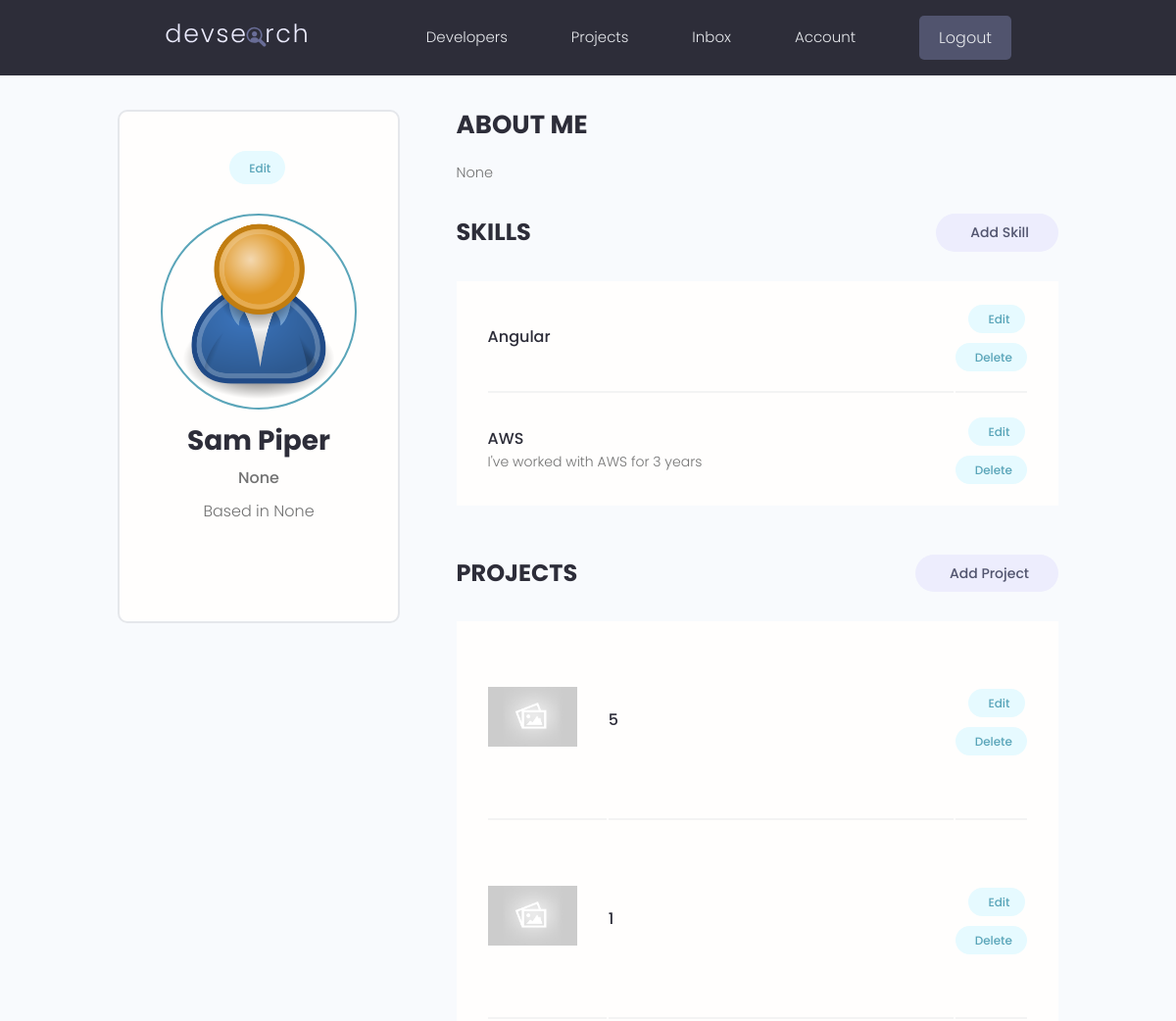
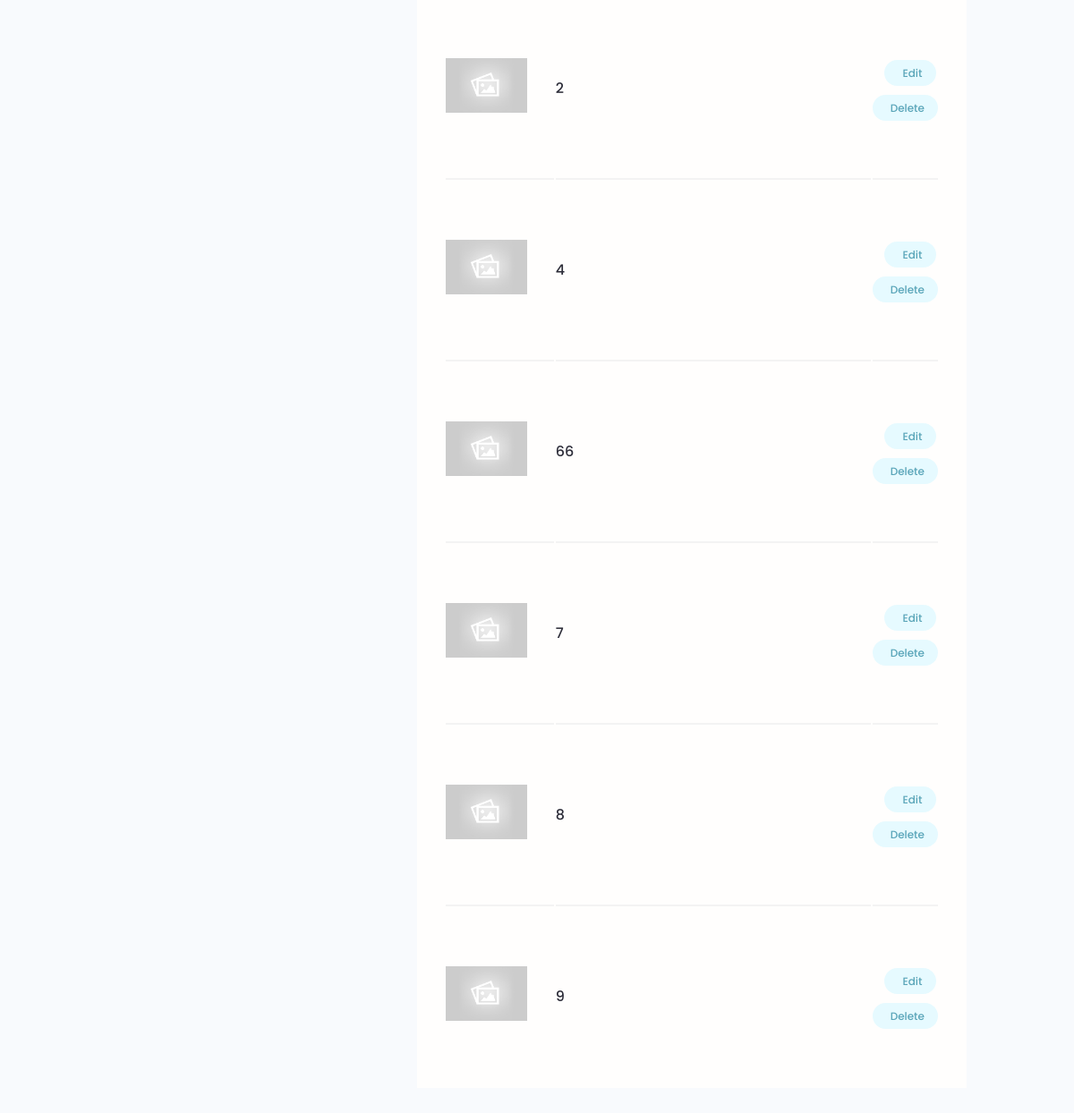
/account/ (signed in), run on the app's committed database (2 pictures, top to bottom).
### users/models.py (models this page shows, shortened)
class Profile(models.Model):
    user = models.OneToOneField(User, on_delete=models.CASCADE, null=True, blank=True)
    name = models.CharField(max_length=200, blank=True, null=True)
    email = models.EmailField(max_length=300, blank=True, null=True)
    username = models.CharField(max_length=200, blank=True, null=True)
    location = models.CharField(max_length=200, blank=True, null=True)
    short_intro = models.CharField(max_length=200, blank=True, null=True)
    bio = models.TextField(blank=True, null=True)
    profile_image = models.ImageField(null=True, blank=True, upload_to= 'profiles/', default='profiles/user-default.png')
    social_github = models.CharField(max_length=200, blank=True, null=True)
    social_twitter = models.CharField(max_length=200, blank=True, null=True)
    social_linkedin = models.CharField(max_length=200, blank=True, null=True)
    social_youtube = models.CharField(max_length=200, blank=True, null=True)
    social_website = models.CharField(max_length=200, blank=True, null=True)
    created = models.DateTimeField(auto_now_add=True)
    id = models.UUIDField(default=uuid.uuid4, unique=True, primary_key=True, editable=False)

class Skill(models.Model):
    owner = models.ForeignKey(Profile, on_delete=models.CASCADE, null=True, blank=True)
    name = models.CharField(max_length=200, blank=True, null=True)
    description = models.TextField(blank=True, null=True)
    created = models.DateTimeField(auto_now_add=True)
    id = models.UUIDField(default=uuid.uuid4, unique=True, primary_key=True, editable=False)

### projects/models.py (models this page shows, shortened)
class Project(models.Model):
    owner = models.ForeignKey(Profile, null=True, blank=True, on_delete=models.SET_NULL)
    title = models.CharField(max_length=200)
    description = models.TextField(null=True, blank=True) # null is for the DB and blank is for the
    featured_image = models.ImageField(null=True, blank=True, default="default.jpg")
    demo_link = models.CharField(max_length=2000, null=True, blank=True)
    source_link = models.CharField(max_length=2000, null=True, blank=True)
    tags = models.ManyToManyField('Tag', blank=True)
    vote_total = models.IntegerField(default=0, null=True, blank=True)
    vote_ratio = models.IntegerField(default=0, null=True, blank=True)
    created = models.DateTimeField(auto_now_add=True)
    id = models.UUIDField(default=uuid.uuid4, unique=True, primary_key=True, editable=False)
    class Meta:
        ordering = ['-vote_ratio', '-vote_total', 'title']

### users/views.py (the view)
# urls.py: path('account/', views.userAccount, name='account'),
@login_required(login_url="login")
def userAccount(request):
    profile = request.user.profile
    projects = profile.project_set.all()
    skills = profile.skill_set.all()
    context = {'profile': profile, 'skills': skills, 'projects': projects }
    return render(request, 'users/account.html', context)

### users/templates/users/account.html (shortened to what this page needs)
{% extends 'main.html' %}
{% block content %}
  <main class="settingsPage profile my-md">
    <div class="container">
      <div class="layout">
        <div class="column column--1of3">
          <div class="card text-center">
            <div class="card__body dev">
              <a class="tag tag--pill tag--main settings__btn" href="{% url 'edit-account' %}"> Edit</a>
              <img class="avatar avatar--xl dev__avatar" src="{{ profile.profile_image.url }}" />
              <h2 class="dev__name">{{ profile.name }}</h2>
              <p class="dev__title">{{ profile.short_intro }}</p>
              <p class="dev__location">Based in {{profile.location}}</p>
            </div>
          </div>
        </div>
        <div class="column column--2of3">
          <div class="devInfo">
            <h3 class="devInfo__title">About Me</h3>
            <p class="devInfo__about">{{ profile.bio }}</p>
          </div>
          <div class="settings">
            <h3 class="settings__title">Skills</h3>
            <a class="tag tag--pill tag--sub settings__btn tag--lg" href="{% url 'create-skill' %}"> Add Skill</a>
          </div>
          <table class="settings__table">
            {% for skill in skills %}
            <tr>
              <td class="settings__tableInfo">
                <h4>{{skill.name}}</h4>
                <p>{{skill.description}}</p>
              </td>
              <td class="settings__tableActions">
                <a class="tag tag--pill tag--main settings__btn" href="{% url 'update-skill' skill.id %}"> Edit</a>
                <a class="tag tag--pill tag--main settings__btn" href="{% url 'delete-skill' skill.id %}?next=/account">
                  Delete</a>
              </td>
            </tr>
            {% endfor %}
          </table>
          <div class="settings">
            <h3 class="settings__title">Projects</h3>
            <a class="tag tag--pill tag--sub settings__btn tag--lg" href="{% url 'create-project' %}"> Add Project</a>
          </div>
          <table class="settings__table">
            {% for project in projects %}
              <tr>
                <td class="settings__thumbnail">
                  <a href="{% url 'project' project.id %}"><img src="{{project.featured_image.url}}" alt="Project Thumbnail" /></a>
                </td>
                <td class="settings__tableInfo">
                  <a href="{% url 'project' project.id %}">{{ project.title }}</a>
                </td>
                <td class="settings__tableActions">
                  <a class="tag tag--pill tag--main settings__btn" href="{% url 'update-project' project.id %}"> Edit</a>
                  <a class="tag tag--pill tag--main settings__btn" href="{% url 'delete-project' project.id%}?next=/account">
                    Delete</a>
                </td>
              </tr>
            {% endfor %}
          </table>
        </div>
      </div>
    </div>
  </main>
  {% endblock %}

### static/styles/app.css (style rules this page uses)
:root { --color-sub: #2d2d39; }
.card { border: 2px solid var(--color-light); }
img { width: 100%; }
.profile .card > .dev { padding: 4rem; }
.dev__avatar { display: block; margin: auto; }
.dev__name { color: var(--color-sub); font-size: 2.8rem; font-weight: 700; margin-top: 1rem; margin-bottom: 0.5rem; }
.dev__title { font-size: 1.6rem; font-weight: 500; line-height: 1.3; }
.dev__location { margin-top: 1rem; }
.devInfo { margin-bottom: 3rem; }
.devInfo__title, .devInfo__subtitle { font-size: 2.6rem; color: var(--color-sub); text-transform: uppercase; font-weight: 700; margin-bottom: 1.5rem; }
.devInfo__about, .devSkill__info { font-size: 1.45rem; line-height: 1.7; text-align: justify; }
.settingsPage .dev > .settings__btn { display: inline-block; margin-bottom: 3rem; }
.settings { display: flex; justify-content: space-between; align-items: center; }
.settings__title { font-size: 2.4rem; text-transform: uppercase; font-weight: 700; color: var(--color-sub); }
.settings__table { margin-top: 3rem; margin-bottom: 5rem; padding: 0 3rem; background: var(--color-white); }
.settings__table tr { width: 100%; }
.settings__table tr > td { padding: 2rem 0; }
.settings__table tr:not(:last-child) td { border-bottom: 2px solid var(--color-white-light); }
.settings__thumbnail { width: 23%; min-width: 10rem; }
.settings__thumbnail img { padding-right: 3rem; height: 15rem; object-fit: contain; }
.settings__tableInfo { width: 100%; }
.settings__tableInfo h4, .settings__tableInfo a { padding-right: 1rem; width: auto; font-size: 1.6rem; font-weight: 500; color: var(--color-sub); }
.settings__tableInfo p { font-size: 1.4rem; }
.settings__tableActions { text-align: right; }

### static/uikit/styles/modules/_variables.css (style rules this page uses)
:root { --color-main: #5aa5b9; --color-main-light: #e6faff; --color-sub: #3f4156; --color-sub-light: #51546e; --color-sub-lighter: #ededfd; --color-text: #737373; --color-gray: #8b8b8b; --color-light: #e5e7eb; --color-light-gray: #767676; --color-bg: #f8fafd; --color-white: #fffefd; --color-white-light: #f3f3f3; --color-success: #359e64; --color-success-bg: #def8e8; --color-error: #fc4b0b; --color-error-bg: #fff2ee; --font-base: 'Poppins', arial, helvetica, 'Segoe UI', roboto, ubuntu, sans-serif; --font-monospace: 'Fira Code', 'Courier New', courier, monospace; --font-regular: 300; --font-medium: 500; --font-bold: 700; --generic-shadow: 1px 1px 5px #00000010; --generic-transition: all 0.3s ease-in-out; }

### static/uikit/styles/modules/_base.css (style rules this page uses)
* { margin: 0; padding: 0; box-sizing: border-box; text-rendering: optimizeLegibility; color: inherit; font-size: inherit; }
html { font-size: 50%; }
@media only screen and (min-width: 480px) { html { font-size: 56.25%; } }
@media only screen and (min-width: 1200px) { html { font-size: 62.5%; } }
body { line-height: 1.6; font-weight: 400; font-size: 1.5rem; color: var(--color-text); background-color: var(--color-bg); min-height: 100vh; }

### static/uikit/styles/modules/_typography.css (style rules this page uses)
* { font-family: var(--font-base); }
h2 { font-size: 3.6rem; font-weight: var(--font-bold); }
h3 { font-size: 3.2rem; font-weight: var(--font-medium); }
h4 { font-size: 2.8rem; font-weight: var(--font-medium); }
p, span, strong { font-size: 1.6rem; color: var(--color-text); font-weight: var(--font-regular); }
a { padding-bottom: 2px; text-decoration: none; display: inline-block; color: var(--color-main); font-weight: var(--font-medium); }

### static/uikit/styles/modules/_utilities.css (style rules this page uses)
.container { width: 92%; max-width: 165rem; margin: 0 auto; box-sizing: border-box; }
@media screen and (min-width: 1000px) { .container { width: 90%; } }
@media screen and (min-width: 1200px) { .container { width: 80%; } }
.text-center { text-align: center; }
.my-md { margin: 3rem auto; }

### static/uikit/styles/modules/_avatar.css (style rules this page uses)
.avatar { border-radius: 50%; border: 2px solid var(--color-main); object-fit: cover; }
.avatar--xl { height: 20rem; width: 20rem; }

### static/uikit/styles/modules/_card.css (style rules this page uses)
.card { border-radius: 1rem; background-color: var(--color-white); border: 1.5px solid var(--color-light); width: auto; height: auto; margin-top: 0.5rem; margin-bottom: 0.5rem; overflow: hidden; }
.card__body, .card__header { padding: 2rem 2.5rem; }

### static/uikit/styles/modules/_layout.css (style rules this page uses)
.layout { display: flex; flex-flow: row wrap; justify-content: space-between; }
.layout > .column { margin-bottom: 3rem; }
.layout > .column.column--1of3 { flex-basis: 30%; }
.layout > .column.column--2of3 { flex-basis: 64%; }

### data on the page
Profile: profile_image (placeholder picture), name "Sam Piper", short_intro "None", location "None", bio "None"
Skill: name "Angular"
Skill: name "AWS", description "I've worked with AWS for 3 years"
Project: featured_image (placeholder picture), title "5"
Project: featured_image (placeholder picture), title "1"
Project: featured_image (placeholder picture), title "2"
Project: featured_image (placeholder picture), title "4"
Project: featured_image (placeholder picture), title "66"
Project: featured_image (placeholder picture), title "7"
Project: featured_image (placeholder picture), title "8"
Project: featured_image (placeholder picture), title "9"
